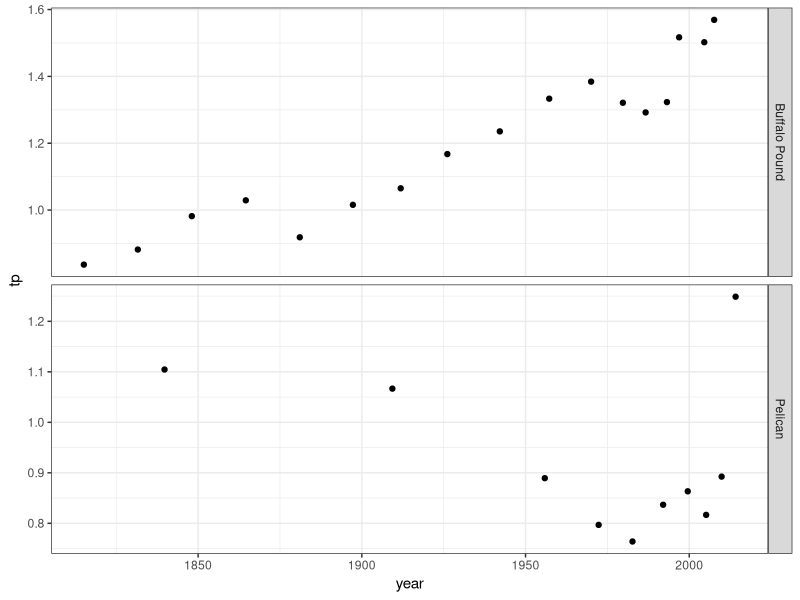
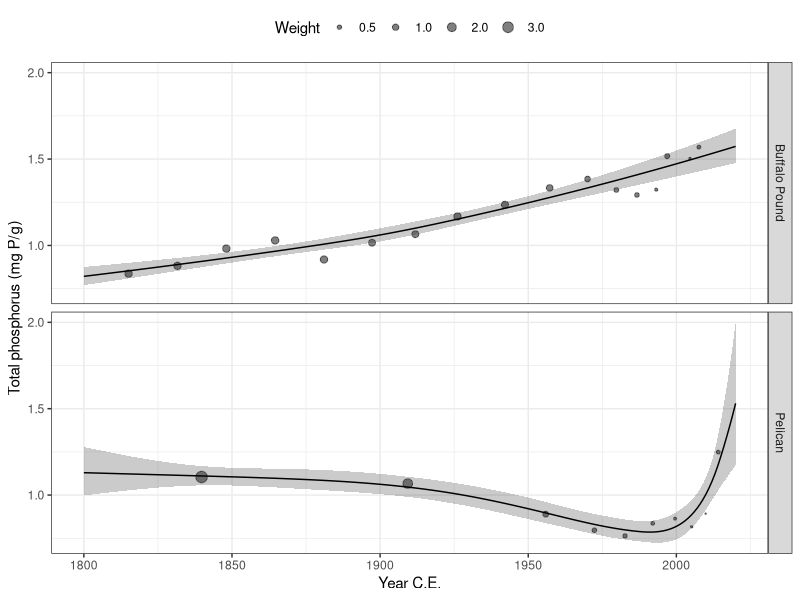
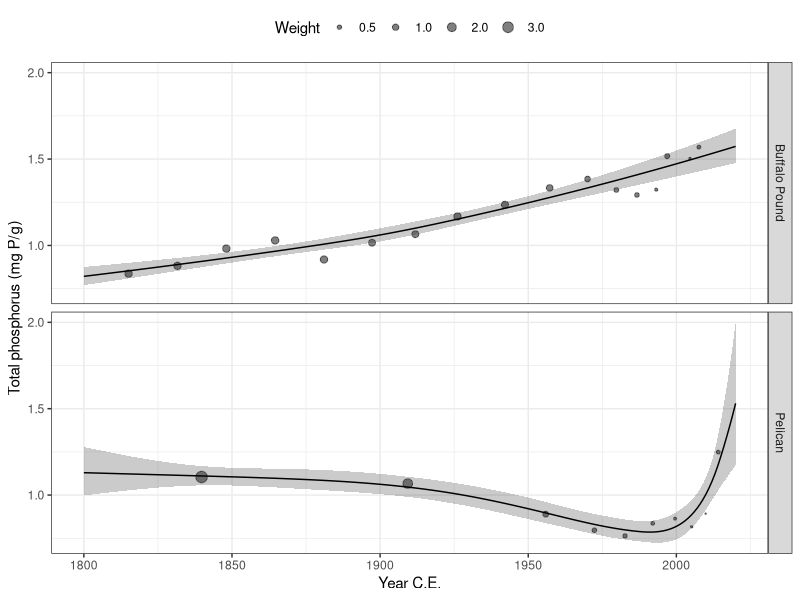

Reproduce these figures in R, in order.
library('readr')   # for importing data
library('dplyr')   # for data wrangling funtions; e.g. mutate(), select(), %>%
library('tidyr')   # for data wrangling funcrions; e.g. expand_grid(), pivot_*
library('ggplot2') # for plotting
library('mgcv')    # for modeling
theme_set(theme_bw())

d <- read_csv('data/full-dataset.csv',
              col_types = cols(.default = 'd', lake = 'f')) %>%
  filter(!is.na(tp))

# plotting ####
ggplot(d, aes(year, tp)) +
  facet_grid(lake ~ ., scales = 'free_y') +
  geom_point(na.rm = TRUE)

# modelling ####
m.tp <- gam(tp ~ lake + s(year, k = 10, by = lake, bs = 'ad'),
            family = Gamma(link = 'log'),
            data = d,
            method = 'REML',
            weights = weight)

pred <-
  expand_grid(lake = levels(d$lake), year = seq(1800, 2020)) %>%
  mutate(predict(m.tp, tibble(lake = lake, year = year), se.fit = TRUE) %>%
           bind_cols(),
         mu = exp(fit),
         lwr = exp(fit - 1.96 * se.fit),
         upr = exp(fit + 1.96 * se.fit))

ggplot() +
  facet_grid(lake ~ .) +
  geom_point(aes(year, tp, size = weight), d, alpha = 0.5, na.rm = TRUE) +
  geom_ribbon(aes(year, ymin = lwr, ymax = upr), pred, alpha = 0.25) +
  geom_line(aes(year, mu), pred) +
  labs(x = 'Year C.E.', y = 'Total phosphorus (mg P/g)') +
  scale_size('Weight', range = range(d$weight), breaks = c(0.5, 1:3)) +
  theme(legend.position = 'top')

ggsave('figures/phosphorus.png', width = 3.23, height = 2, dpi = 300, scale = 2)
